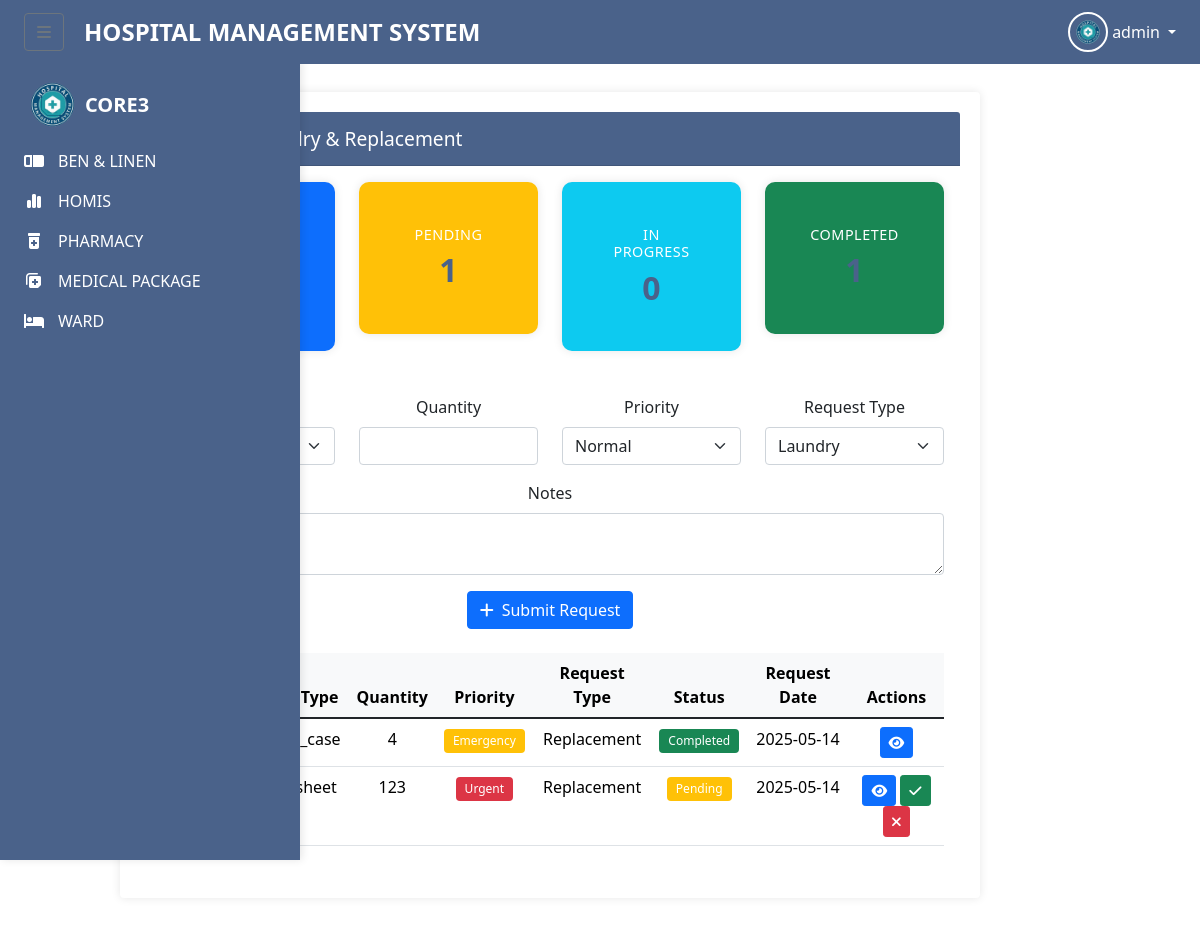
Screenshot of /linen_laundry.php (signed in) with the database file from the repository.
### tables this page shows
CREATE TABLE `linen_laundry_requests` (
  `request_id` int(11) NOT NULL,
  `item_type` varchar(50) NOT NULL,
  `quantity` int(11) NOT NULL,
  `priority` enum('normal','urgent','emergency') NOT NULL DEFAULT 'normal',
  `request_type` enum('laundry','replacement') NOT NULL DEFAULT 'laundry',
  `status` enum('Pending','In Progress','Completed','Cancelled') NOT NULL DEFAULT 'Pending',
  `notes` text DEFAULT NULL,
  `created_at` timestamp NOT NULL DEFAULT current_timestamp(),
  `updated_at` timestamp NOT NULL DEFAULT current_timestamp() ON UPDATE current_timestamp()
);

### linen_laundry.php (the view, shortened to what this page needs)
<?php
include_once('admin.php');
include 'config.php';
function tableExists($conn, $tableName) {
    $result = $conn->query("SHOW TABLES LIKE '$tableName'");
    return $result->num_rows > 0;
}
$result = false;
$stats = [
    'total_requests' => 0,
    'pending_requests' => 0,
    'in_progress_requests' => 0,
    'completed_requests' => 0
];
if (tableExists($conn, 'linen_laundry_requests')) {
    $result = $conn->query("SELECT * FROM linen_laundry_requests ORDER BY created_at DESC");
    $statsQuery = "SELECT
        COUNT(*) as total_requests,
        SUM(CASE WHEN status = 'Pending' THEN 1 ELSE 0 END) as pending_requests,
        SUM(CASE WHEN status = 'In Progress' THEN 1 ELSE 0 END) as in_progress_requests,
        SUM(CASE WHEN status = 'Completed' THEN 1 ELSE 0 END) as completed_requests
    FROM linen_laundry_requests";
    $statsResult = $conn->query($statsQuery);
    if ($statsResult) {
        $stats = $statsResult->fetch_assoc();
    }
}
?>
<!DOCTYPE html>
<html lang="en">
<head>
    <link href="https://cdn.jsdelivr.net/npm/bootstrap@5.1.3/dist/css/bootstrap.min.css" rel="stylesheet">
    <link href="https://cdnjs.cloudflare.com/ajax/libs/font-awesome/6.0.0/css/all.min.css" rel="stylesheet">
</head>
<body>
    <?php include_once 'index.php'; ?>
    <div class="main-content">
        <div class="container-fluid">
            <div class="row">
                <div class="col-12">
                    <div class="card">
                        <div class="card-header d-flex justify-content-between align-items-center">
                            <h5><i class="fas fa-tshirt me-2"></i>Linen Laundry & Replacement</h5>
                        </div>
                        <div class="card-body">
                            <div class="row mb-4">
                                <div class="col-md-3">
                                    <div class="card stats-card bg-primary text-white">
                                        <div class="card-body">
                                            <h6 class="card-title">Total Requests</h6>
                                            <h3 class="mb-0"><?php echo $stats['total_requests']; ?></h3>
                                        </div>
                                    </div>
                                </div>
                                <div class="col-md-3">
                                    <div class="card stats-card bg-warning text-white">
                                        <div class="card-body">
                                            <h6 class="card-title">Pending</h6>
                                            <h3 class="mb-0"><?php echo $stats['pending_requests']; ?></h3>
                                        </div>
                                    </div>
                                </div>
                                <div class="col-md-3">
                                    <div class="card stats-card bg-info text-white">
                                        <div class="card-body">
                                            <h6 class="card-title">In Progress</h6>
                                            <h3 class="mb-0"><?php echo $stats['in_progress_requests']; ?></h3>
                                        </div>
                                    </div>
                                </div>
                                <div class="col-md-3">
                                    <div class="card stats-card bg-success text-white">
                                        <div class="card-body">
                                            <h6 class="card-title">Completed</h6>
                                            <h3 class="mb-0"><?php echo $stats['completed_requests']; ?></h3>
                                        </div>
                                    </div>
                                </div>
                            </div>
                            <form method="POST" class="mb-4">
                                <div class="row">
                                    <div class="col-md-3 mb-3">
                                        <label class="form-label">Item Type</label>
                                    </div>
                                    <div class="col-md-3 mb-3">
                                        <label class="form-label">Quantity</label>
                                        <input type="number" name="quantity" class="form-control" required min="1">
                                    </div>
                                    <div class="col-md-3 mb-3">
                                        <label class="form-label">Priority</label>
                                        <select name="priority" class="form-select" required>
                                            <option value="normal">Normal</option>
                                        </select>
                                    </div>
                                    <div class="col-md-3 mb-3">
                                        <label class="form-label">Request Type</label>
                                        <select name="request_type" class="form-select" required>
                                            <option value="laundry">Laundry</option>
                                        </select>
                                    </div>
                                </div>
                                <div class="row">
                                    <div class="col-md-12 mb-3">
                                        <label class="form-label">Notes</label>
                                        <textarea name="notes" class="form-control" rows="2"></textarea>
                                    </div>
                                </div>
                                <button type="submit" class="btn btn-primary">
                                    <i class="fas fa-plus me-2"></i>Submit Request
                                </button>
                            </form>
                            <div class="table-responsive">
                                <table class="table table-hover">
                                    <thead>
                                        <tr>
                                            <th>Request ID</th>
                                            <th>Item Type</th>
                                            <th>Quantity</th>
                                            <th>Priority</th>
                                            <th>Request Type</th>
                                            <th>Status</th>
                                            <th>Request Date</th>
                                            <th>Actions</th>
                                        </tr>
                                    </thead>
                                    <tbody>
                                        <?php while($row = $result->fetch_assoc()): ?>
                                        <tr>
                                            <td><?php echo $row['request_id']; ?></td>
                                            <td><?php echo htmlspecialchars($row['item_type']); ?></td>
                                            <td><?php echo $row['quantity']; ?></td>
                                            <td>
                                                <span class="badge bg-<?php
                                                    echo $row['priority'] === 'urgent' ? 'danger' :
                                                        ($row['priority'] === 'emergency' ? 'warning' : 'success');
                                                ?>">
                                                    <?php echo ucfirst(htmlspecialchars($row['priority'])); ?>
                                                </span>
                                            </td>
                                            <td><?php echo ucfirst(htmlspecialchars($row['request_type'])); ?></td>
                                            <td>
                                                <span class="badge bg-<?php
                                                    echo $row['status'] === 'Pending' ? 'warning' :
                                                        ($row['status'] === 'In Progress' ? 'info' :
                                                        ($row['status'] === 'Completed' ? 'success' : 'secondary'));
                                                ?>">
                                                    <?php echo htmlspecialchars($row['status']); ?>
                                                </span>
                                            </td>
                                            <td><?php echo date('Y-m-d', strtotime($row['created_at'])); ?></td>
                                            <td>
                                                <button class="btn btn-sm btn-primary" onclick="viewRequest(<?php echo htmlspecialchars(json_encode($row)); ?>)">
                                                    <i class="fas fa-eye"></i>
                                                </button>
                                                <?php if($row['status'] !== 'Completed' && $row['status'] !== 'Cancelled'): ?>
                                                <button class="btn btn-sm btn-success" onclick="updateStatus(<?php echo htmlspecialchars(json_encode($row)); ?>)">
                                                    <i class="fas fa-check"></i>
                                                </button>
                                                <button class="btn btn-sm btn-danger" onclick="cancelRequest(<?php echo $row['request_id']; ?>)">
                                                    <i class="fas fa-times"></i>
                                                </button>
                                                <?php endif; ?>
                                            </td>
                                        </tr>
                                        <?php endwhile; ?>
                                    </tbody>
                                </table>
                            </div>
                        </div>
                    </div>
                </div>
            </div>
        </div>
    </div>
</body>
</html>

### index.php (style rules this page uses)
body { font-family: 'Open Sans', sans-serif; background-color: #F0F4F8; }
.main-content { margin-left: 0; transition: margin-left 0.3s; padding-top: 64px; }
#sidebar:not(.collapsed) ~ .main-content { margin-left: 100px; }
.card { background-color: #fff; border-radius: 10px; box-shadow: 0 6px 12px rgba(0,0,0,0.08); padding: 20px; flex: 1 1 250px; text-align: center; transition: transform 0.3s, box-shadow 0.3s; }
.card h3 { color: #4A628A; margin-bottom: 15px; font-size: 1.2em; font-weight: 600; }

### linen_laundry.php (style rules this page uses)
.main-content { margin-left: 300px; transition: margin-left 0.3s; padding: 20px; width: calc(100% - 300px); }
.container-fluid { padding: 0; margin: 0; width: 100%; }
.card { margin-bottom: 20px; border: none; box-shadow: 0 0 10px rgba(0,0,0,0.1); }
.card-header { background-color: #4A628A; color: white; padding: 15px 20px; }
.card-header h5 { margin: 0; font-size: 1.2rem; }
.stats-card { border-radius: 10px; transition: transform 0.2s; }
.stats-card .card-body { padding: 1.5rem; }
.stats-card .card-title { font-size: 0.9rem; text-transform: uppercase; letter-spacing: 0.5px; }
.stats-card h3 { font-size: 2rem; font-weight: 600; margin: 0.5rem 0 0; }
.table th { background-color: #f8f9fa; font-weight: 600; }
.badge { padding: 0.5em 0.75em; font-weight: 500; }

### rows the page displays
linen_laundry_requests: quantity "4", priority "Emergency", request_type "Replacement", status "Completed", created_at "2025-05-14"
linen_laundry_requests: quantity "123", priority "Urgent", request_type "Replacement", status "Pending", created_at "2025-05-14"

### other values shown
$_SESSION['account_type'] "admin"
$stats['pending_requests'] "1"
$stats['in_progress_requests'] "0"
